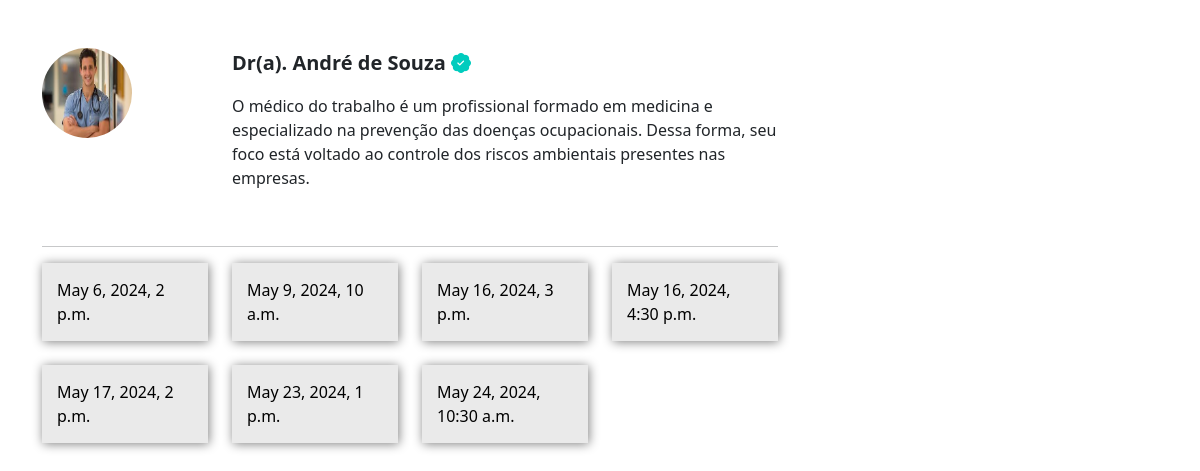
/pacientes/escolher_horario/21/ (signed in), run on the app's committed database.
### medico/models.py (models this page shows, shortened)
class DadosMedico(models.Model):
    crm = models.CharField(max_length=30)
    nome = models.CharField(max_length=100)
    cep = models.CharField(max_length=15)
    rua = models.CharField(max_length=100)
    bairro = models.CharField(max_length=100)
    numero = models.IntegerField()
    rg = models.ImageField(upload_to="rgs")
    cedula_identidade_medica = models.ImageField(upload_to='cim')
    foto = models.ImageField(upload_to="fotos_perfil")
    user = models.ForeignKey(User, on_delete=models.DO_NOTHING)
    descricao = models.TextField(null=True, blank=True)
    especialidade = models.ForeignKey(Especialidades, on_delete=models.DO_NOTHING, null=True, blank=True)
    valor_consulta = models.FloatField(default=100)

class DatasAbertas(models.Model):
    data = models.DateTimeField()
    user = models.ForeignKey(User, on_delete=models.DO_NOTHING)
    agendado = models.BooleanField(default=False)

### paciente/views.py (the view)
# urls.py: path('escolher_horario/<int:id_dados_medicos>/', views.escolher_horario, name="escolher_horario"),
@login_required
def escolher_horario(request, id_dados_medicos):
    if request.method == "GET":
        medico = DadosMedico.objects.get(id=id_dados_medicos)
        datas_abertas = DatasAbertas.objects.filter(user=medico.user).filter(data__gte=datetime.now()).filter(agendado=False)
        return render(request, 'escolher_horario.html', {'medico': medico, 'datas_abertas': datas_abertas,'is_medico':is_medico(request.user)})

### medico/models.py (called while the page is built)
def is_medico(user):
    return DadosMedico.objects.filter(user=user).exists()

### paciente/templates/escolher_horario.html (shortened to what this page needs)
{% extends "base.html" %}
{% load static %}
{% block 'head' %}
<link rel="stylesheet" href="{% static 'medicos/css/abrir_horario.css' %}">
<link rel="stylesheet" href="{% static 'usuarios/css/usuarios.css' %}">
<link rel="stylesheet" href="{% static 'medicos/css/cadastro_medico.css' %}">
<link rel="stylesheet" href="{% static 'pacientes/css/home.css' %}">
<link rel="stylesheet" href="https://cdn.jsdelivr.net/npm/bootstrap-icons@1.11.3/font/bootstrap-icons.min.css">
{% endblock 'head' %}
{% block 'body' %}
<div class="container">
    <br><br>
    <div class="row">
        <div class="col-md-8">
            <div class="row">
                <div class="col-md-3"><img src="{{medico.foto.url}}" class="foto-perfil-card" alt=""></div>
                <div class="col-md">
                    <p style="font-size: 20px" class="p-bold">Dr(a). {{medico.nome}} <i
                            class="bi bi-patch-check-fill icon-main"></i></p>
                    <p>{{medico.descricao}}</p>
                </div>
            </div>
            <br>
            <hr>
            <div class="row">
                {% for data_aberta in datas_abertas %}
                <div class="col-md-3">
                    <a class="link" href="{% url 'agendar_horario' data_aberta.id %}">
                        <div class='selecionar-dia'>
                            <div class="conteudo-data">
                                {{data_aberta.data}}
                            </div>
                        </div>
                    </a>
                    <br>
                </div>
                {% endfor %}
            </div>
        </div>
        <div class="col-md-4">
        </div>
    </div>
</div>
{% endblock 'body' %}

### templates/static/geral/css/base.css (style rules this page uses)
:root { --main-color: #00CCBE;--dark-color: #09A6A3;--contrast-color: #FFD686; }
.p-bold { font-weight: bold; }

### templates/static/pacientes/css/home.css (style rules this page uses)
.foto-perfil-card { width: 90px; height: 90px; border-radius: 45px; }
.icon-main { color: var(--main-color); }
.link { text-decoration: none; }
.selecionar-dia { width: 100%; background-color: #EAEAEA; box-shadow: 1px 1px 10px gray; }
.conteudo-data { padding: 15px; color: black; }

### data on the page
DadosMedico: foto (picture), nome "André de Souza", descricao "O médico do trabalho é um profissional formado em medicina e especializado na prevenção das doenças ocupacionais. Dessa forma, seu foco está voltado ao controle dos riscos ambientais presentes nas empresas."
DatasAbertas: data "May 6, 2024, 2 p.m."
DatasAbertas: data "May 9, 2024, 10 a.m."
DatasAbertas: data "May 16, 2024, 3 p.m."
DatasAbertas: data "May 16, 2024, 4:30 p.m."
DatasAbertas: data "May 17, 2024, 2 p.m."
DatasAbertas: data "May 23, 2024, 1 p.m."
DatasAbertas: data "May 24, 2024, 10:30 a.m."
